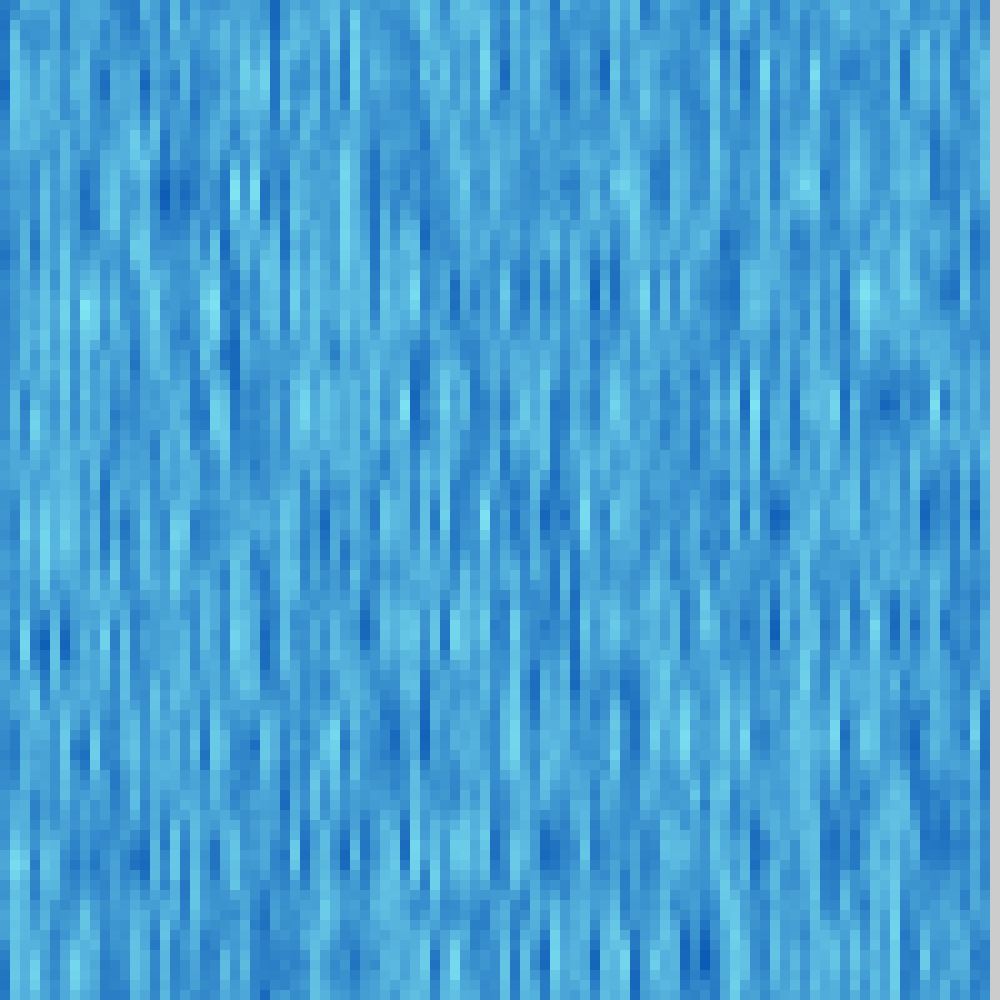
Frame 1 (no input)
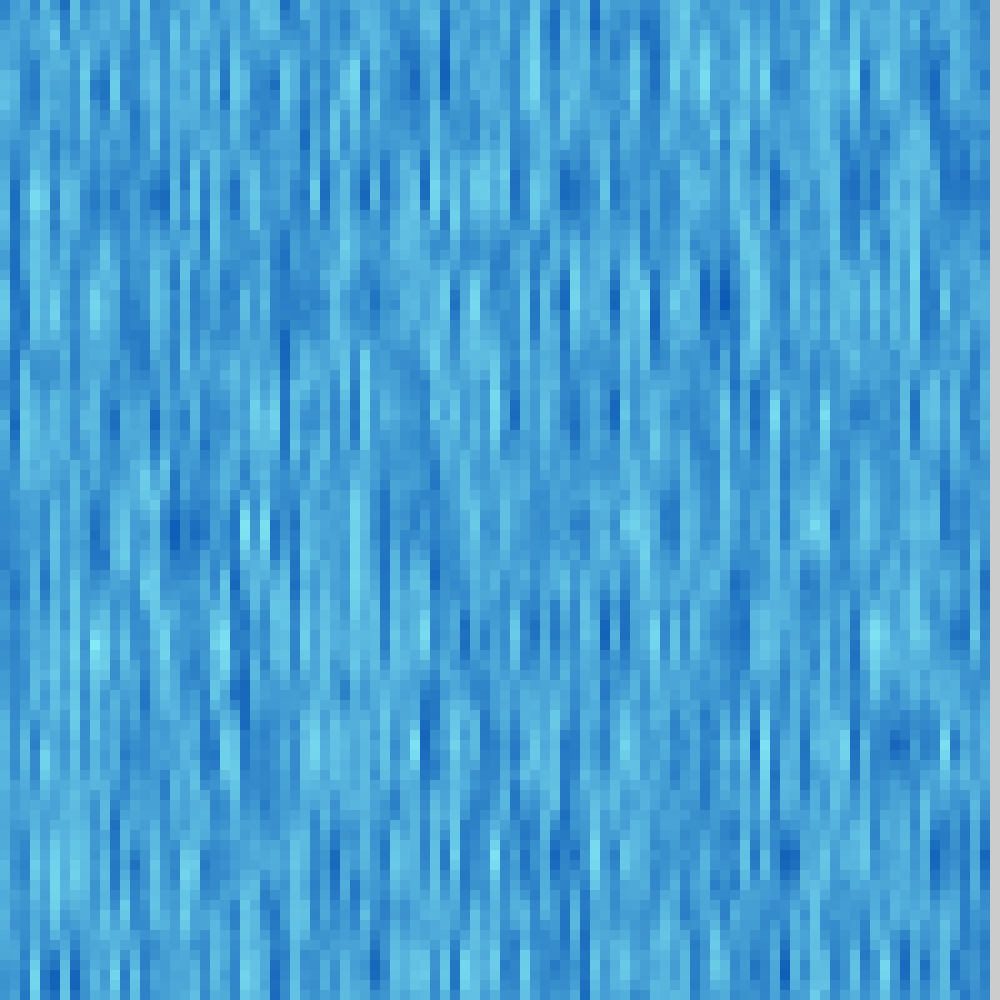
Frame 60 (the mouse pressed at the canvas centre just before this capture)
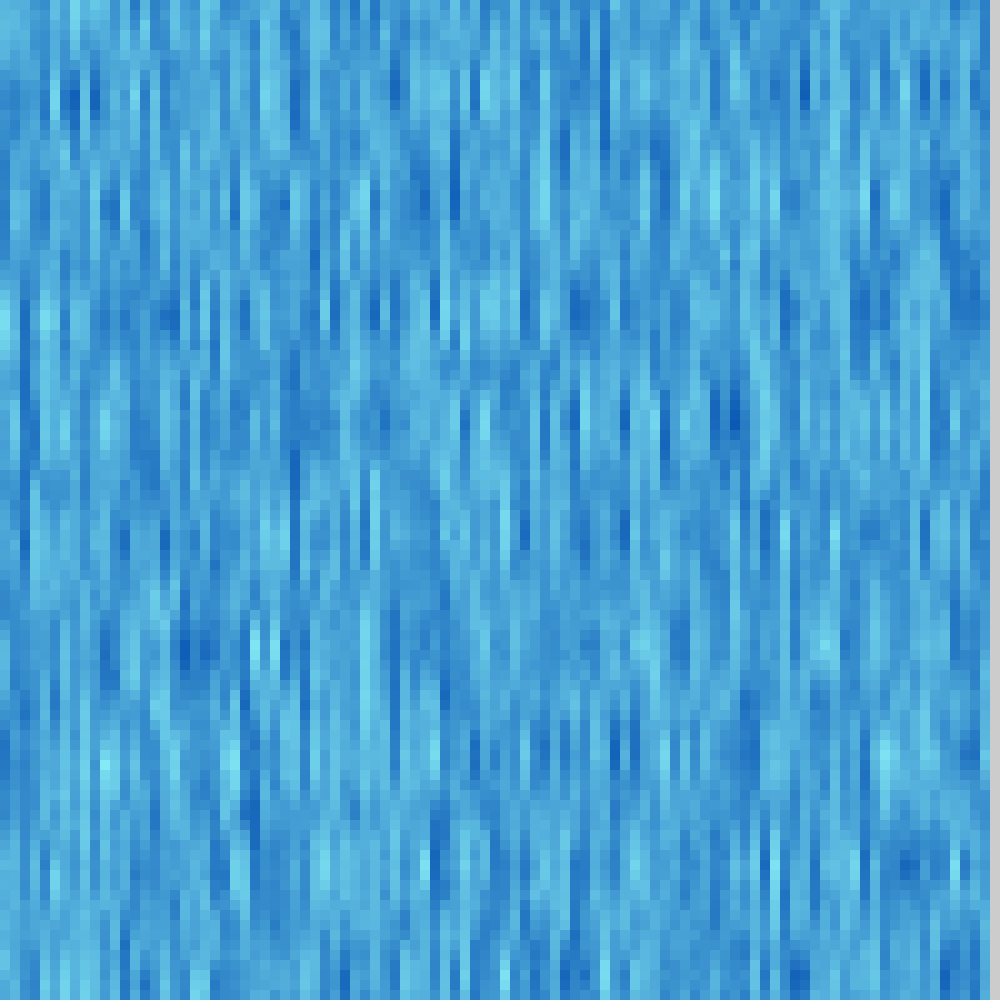
Frame 120 (the mouse held since frame 60 and released just before this capture)

The Processing sketch that drew these frames (run headless with seeded random() and noise(); from frame 60 on, the mouse is pressed at the canvas centre):

// Processing sketch: Week_10_Waterfall
// ── Week_10_Waterfall.pde
int cellSize=10;
color colors[][];
int cols, rows;

void setup(){
  size(1000,1000);
  noStroke();
  cols=width/cellSize;
  rows=height/cellSize;
  colors=new color[cols][rows];
  for(int i=0;i<cols;i++){
    for(int j=0;j<rows;j++){
      colors[i][j]=color(0,0,random(100,255));
    }
  }
}

void draw(){
  float inc=.09;
  float xoff=0;
  float yoff=0;
  //int i=cols;i>0;i--
  //int j=rows;j>0;j--
  for(int i=cols-1;i>-1;i--){
    for(int j=rows-1;j>-1;j--){
      //colors[i][j]=color(0,0,random(100,255));
      xoff+=inc;
      yoff+=inc;
      float noiseVal=noise(xoff+millis()*.01,yoff+millis()*.01);
      colors[i][j]=color(map(noiseVal,0,1,0,150),map(noiseVal,0,1,76,255),map(noiseVal,0,1,175,255));
    }
  }
  for(int i=cols-1;i>-1;i--){
    for(int j=rows-1;j>-1;j--){
      fill(colors[i][j]);
      rect((i-1)*cellSize,(j-1)*cellSize,cellSize,cellSize*2);
    }
  }
}
